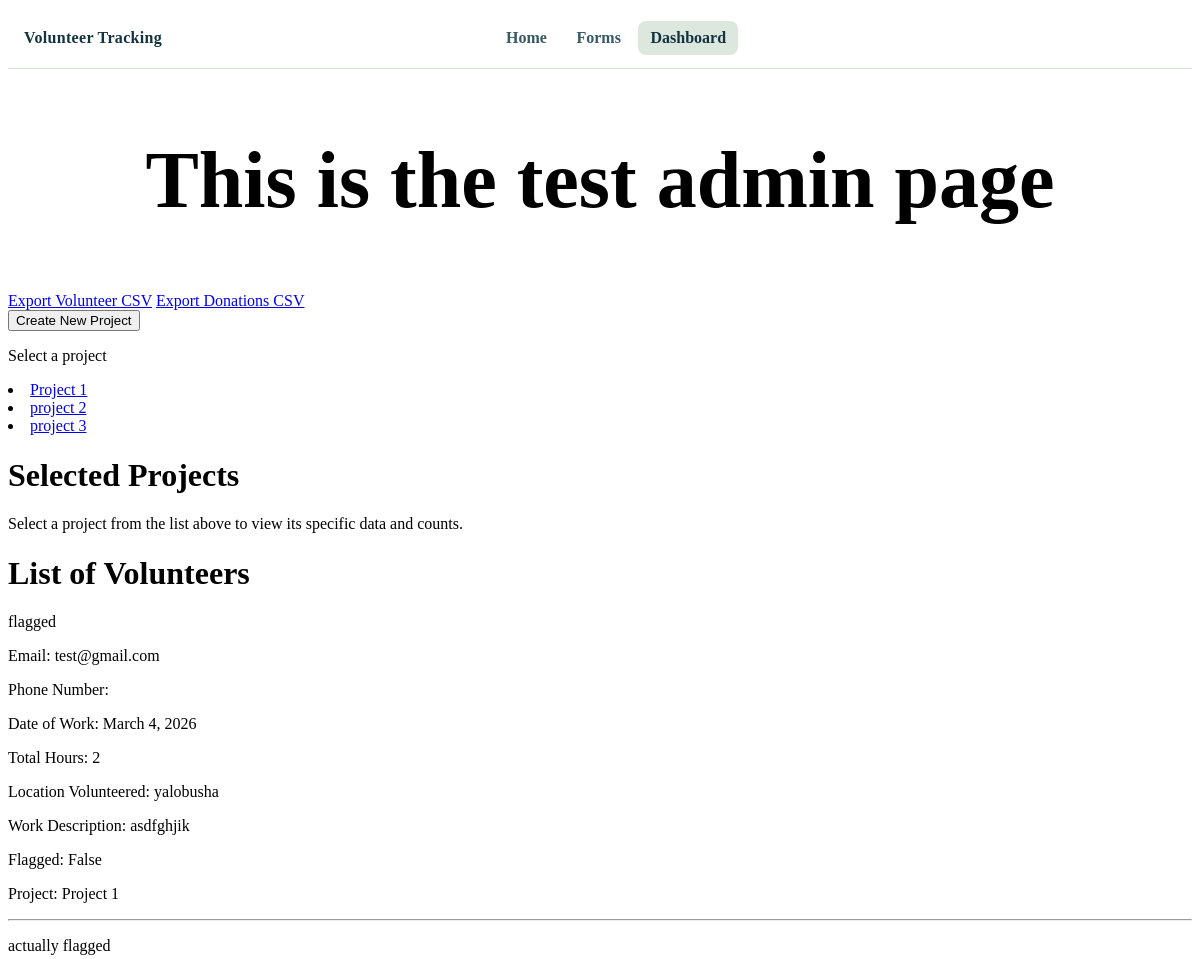
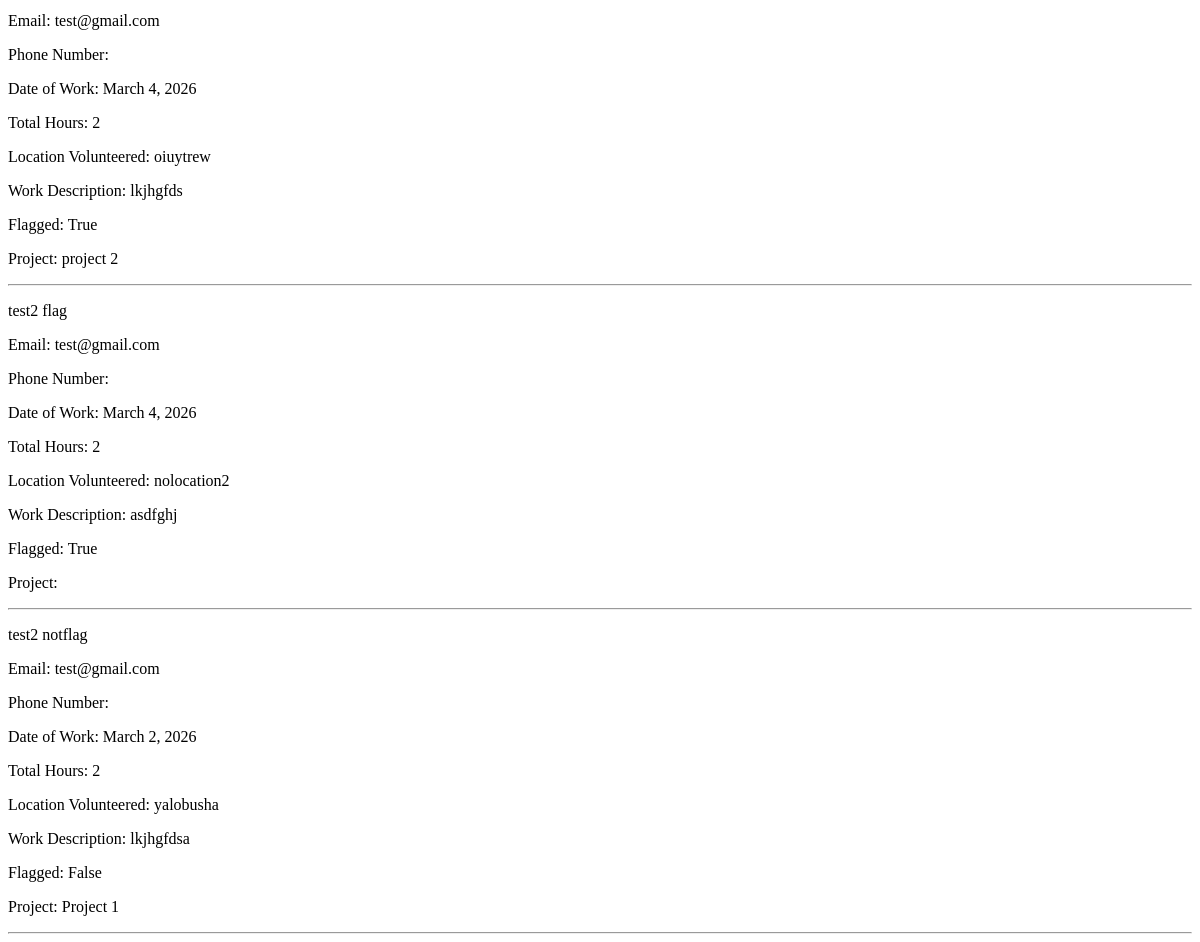
/admin-dashboard/, run on an earlier commit of the app's database (2 pictures, top to bottom).
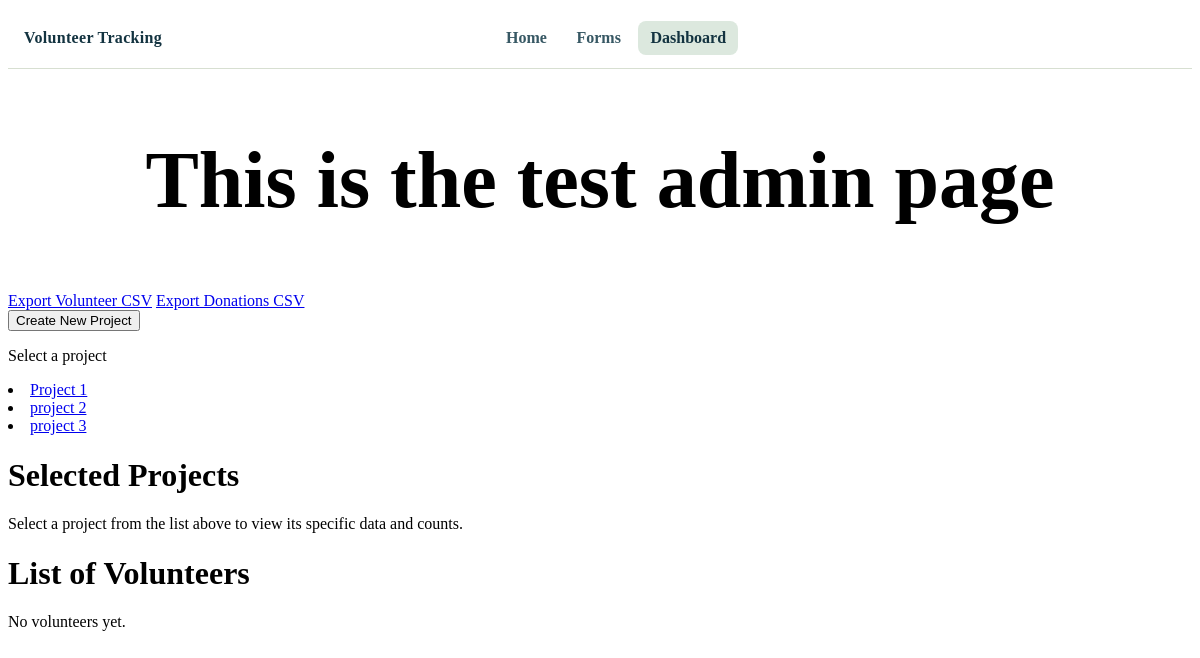
And on a later commit of the database.
### app/models.py (models this page shows)
class Project(models.Model):
    name = models.CharField(max_length=100)
    number = models.CharField(max_length=100)
    type = models.CharField(max_length=100)
    category = models.CharField(max_length=100)
    size = models.CharField(max_length=100)
    declaration_date = models.DateField()
    completion_date = models.DateField()
    start_date = models.DateField()
    end_date = models.DateField()
    location = models.CharField(max_length=100, blank=True, null=True)
    process_step = models.CharField(max_length=100)
    applicant = models.CharField(max_length=100)

class Volunteer(models.Model):
    EQUIPMENT_CHOICES = [
        ('chainsaw', 'Chainsaw'),
        ('pole_saw', 'Pole Saw'),
        ('shovel', 'Shovel'),
        ('rake', 'Rake'),
        ('wheelbarrow', 'Wheelbarrow'),
        ('generator', 'Generator'),
        ('extension_cords', 'Extension Cords'),
        ('shop_vac', 'Shop Vac / Wet-Dry Vacuum'),
        ('pressure_washer', 'Pressure Washer'),
        ('truck', 'Truck'),
        ('trailer', 'Trailer'),
        ('atv', 'ATV / UTV'),
        ('ladder', 'Ladder'),
        ('drill_tools', 'Power Tools'),
        ('hand_tools', 'Hand Tools'),
        ('tarps', 'Tarps'),
        ('safety_gear', 'Safety Gear'),
        ('first_aid', 'First Aid Kit'),
        ('none', 'None'),
        ('other', 'Other'),
    ]
    name = models.CharField(max_length=100)
    CONTACT_CHOICES = [
        ('email', 'Email'),
        ('phone', 'Phone')
        ]
    contact_method = models.CharField(max_length=10, choices=CONTACT_CHOICES)
    email = models.EmailField()
    phone_number = PhoneNumberField(blank=True)
    date_of_work = models.DateField()
    total_hours = models.IntegerField()
    location_volunteered = models.CharField(max_length=100)
    work_desc = models.TextField(max_length=500)
    equipment = models.CharField(max_length=50,choices=EQUIPMENT_CHOICES,blank=True,null=True)
    other_equipment = models.CharField(max_length=100,blank=True,null=True)
    equipment_make_model = models.CharField(max_length=100, blank=True, null=True)
    equipment_hours = models.DecimalField(max_digits=5, decimal_places=2, blank=True, null=True)
    notes = models.TextField(max_length=500, blank=True)
    flagged = models.BooleanField(default=False)
    project = models.ForeignKey(Project, on_delete=models.CASCADE, blank=True, null=True)

### app/views.py (the view)
# urls.py: path('admin-dashboard/', admin_dashboard_view, name='admin_dashboard'),           # list + create
def admin_dashboard_view(request: HttpRequest, project_id=None) -> HttpResponse:
    project = get_object_or_404(Project, id=project_id) if project_id else None
    if request.method == 'POST' and request.POST.get('_method') == 'DELETE':
        if project:
            project.delete()
        return redirect('admin_dashboard')
    if request.method == 'POST':
        form = ProjectForm(request.POST, instance=project)
        if form.is_valid():
            form.save()
            return redirect('admin_dashboard')
    else:
        form = ProjectForm(instance=project)
    if project:
        volunteers = Volunteer.objects.filter(project=project)
        donations = Donations.objects.filter(project=project)
    else:
        volunteers = Volunteer.objects.all()
        donations = Donations.objects.all()
    total_submissions = volunteers.count() + donations.count()
    create_form = ProjectForm()
    edit_form = ProjectForm(instance=project) if project else None
    return render(request, 'admin_dashboard.html', {
        'projects': Project.objects.all(),
        'volunteers': volunteers,
        'donations': donations,
        'total_submissions': total_submissions,
        'create_form': create_form,
        'edit_form': edit_form,
        'project': project,
    })

### app/templates/admin_dashboard.html (shortened to what this page needs)
{% extends 'base.html' %}
{% load static %}
{% block content %}
{% block css %}
<link rel="stylesheet" href="{% static 'css/admin.css' %}">
{% endblock css %}
{% include 'navbar.html' %}
<h2 style="text-align: center; font-size: 5em;">This is the test admin page </h2>
<div>
    <a href="{% url 'export_csv' %}">Export Volunteer CSV</a>
    <a href="{% url 'export_donations_csv' %}"> Export Donations CSV</a>
</div>
<div>
    <button id="openFormButton" class="btn">Create New Project</button>
</div>
<div>
    <p>Select a project</p>
    {%for project in projects%}
    <li>
        <a href="{% url 'edit_project' project.id %}"> {{project.name}}</a>
    </li>
    {% endfor %}
</div>
<div>
    <h1> Selected Projects </h1>
    {% if project %}
    <div class="project-details">
        <p><strong>Name:</strong> {{ project.name }}</p>
        <p><strong>Number:</strong> {{ project.number }}</p>
        <p><strong>Type:</strong> {{ project.type }}</p>
        <p><strong>Category:</strong> {{ project.category }}</p>
        <p><strong>Size:</strong> {{ project.size }}</p>
        <p><strong>Declaration date :</strong> {{ project.declaration_date }}</p>
        <p><strong>Completion date:</strong> {{ project.completion_date }}</p>
        <p><strong>Start date:</strong> {{ project.start_date }}</p>
        <p><strong>End date:</strong> {{ project.end_date }}</p>
        <p><strong>Locatino:</strong> {{ project.location }}</p>
        <p><strong>Process Step:</strong> {{ project.process_step}}</p>
        <p><strong>Applicant:</strong> {{ project.applicant }}</p>
        <p><strong>Total Submissions (this project):</strong> {{ total_submissions }}</p>
        <p>Volunteer Count: {{ volunteers.count }}</p>
        <p>Donation Count: {{ donations.count }}</p>
    </div>
    <button class="btn open-modal-btn" data-target="modal-{{ project.id }}">Edit Project</button>
    <div id="modal-{{ project.id }}" class="modal" style="display:none;" aria-hidden="true">
        <div class="modal-content">
            <span class="close">&times;</span>
            <h2>Editing: {{ project.name }}</h2>
            <form method="post" action="{% url 'edit_project' project.id %}">
                {% csrf_token %}
                {{ edit_form.as_p }}
                <button type="submit" class="btn-save">Save Changes</button>
            </form>
        </div>
    </div>
    <form method="POST" action="{% url 'delete_project' project.id %}">
        {% csrf_token %}
        <input type="hidden" name="_method" value="DELETE">
        <button type="submit">Delete Project</button>
    </form>
    <hr>
    {% else %}
        <p>Select a project from the list above to view its specific data and counts.</p>
    {% endif %}
</div>
<div>
    <h1>List of Volunteers</h1>
    {% for volunteer in volunteers %}
        <p>{{ volunteer.name }}</p>
        <p>Email: {{ volunteer.email }}</p>
        <p>Phone Number: {{ volunteer.phone_number }}</p>
        <p>Date of Work: {{ volunteer.date_of_work }}</p>
        <p>Total Hours: {{ volunteer.total_hours }}</p>
        <p>Location Volunteered: {{ volunteer.location_volunteered }}</p>
        <p>Work Description: {{ volunteer.work_desc }}</p>
        <p>Flagged: {{ volunteer.flagged }}</p>
        <p>Project: {{ volunteer.project.name }}</p>
        <hr>
    {% empty %}
        <p>No volunteers yet.</p>
    {% endfor %}
</div>
{% endblock content %}

What changed in the data, as far as the page shows it:
removed Volunteer: name "flagged", email "test@gmail.com", date_of_work "March 4, 2026", total_hours "2", location_volunteered "yalobusha", work_desc "asdfghjik", flagged "False", project.name "Project 1"
removed Volunteer: name "actually flagged", email "test@gmail.com", date_of_work "March 4, 2026", total_hours "2", location_volunteered "oiuytrew", work_desc "lkjhgfds", flagged "True", project.name "project 2"
removed Volunteer: name "test2 flag", email "test@gmail.com", date_of_work "March 4, 2026", total_hours "2", location_volunteered "nolocation2", work_desc "asdfghj", flagged "True"
removed Volunteer: name "test2 notflag", email "test@gmail.com", date_of_work "March 2, 2026", total_hours "2", location_volunteered "yalobusha", work_desc "lkjhgfdsa", flagged "False", project.name "Project 1"
Also different on the page:
text now shown: "No volunteers yet."
